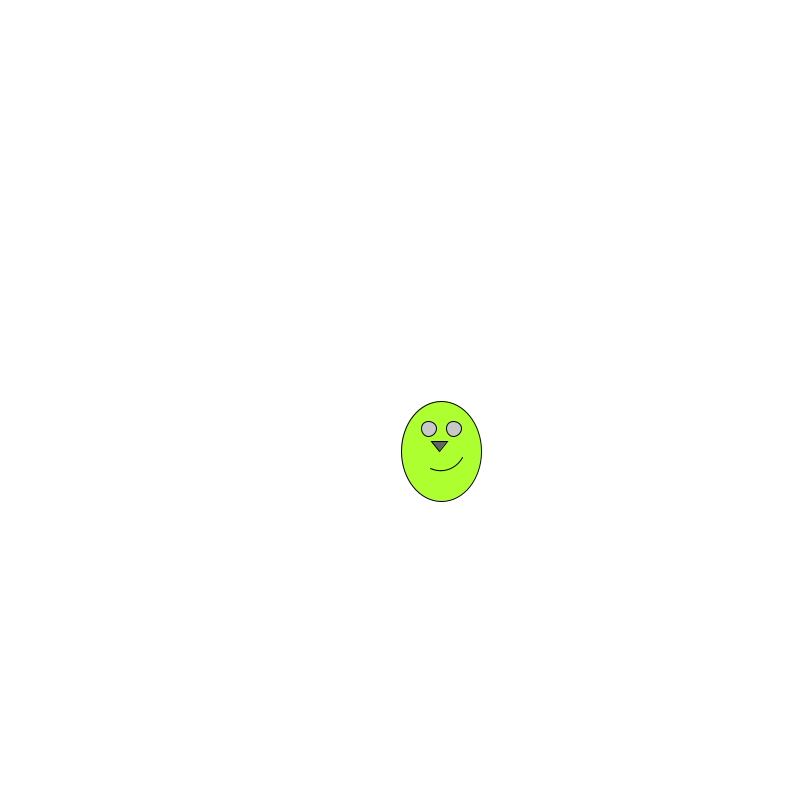
Frame 1 (no input)
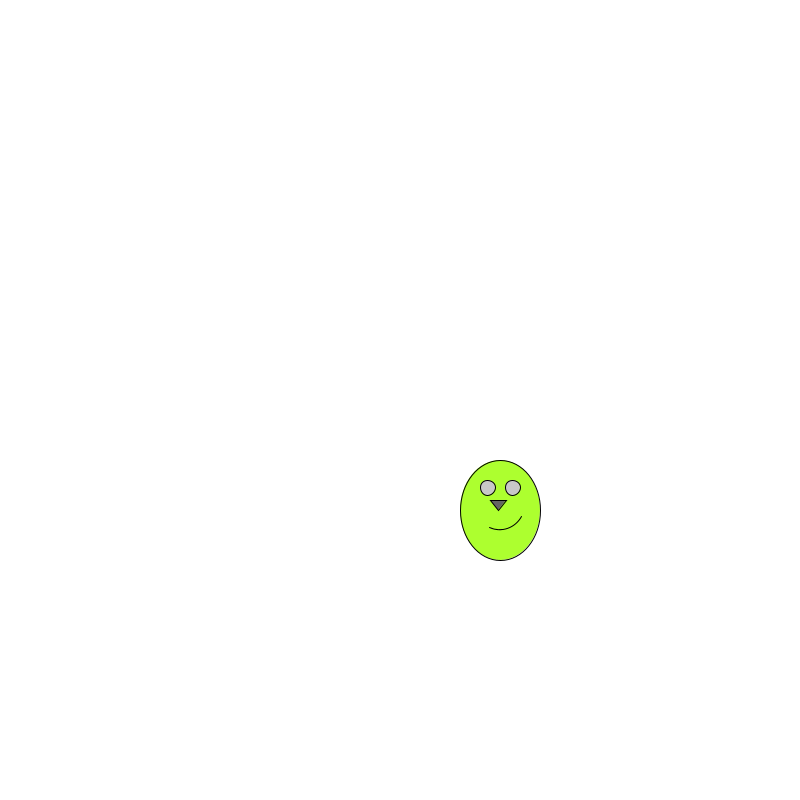
Frame 60 (the mouse pressed at the canvas centre just before this capture)
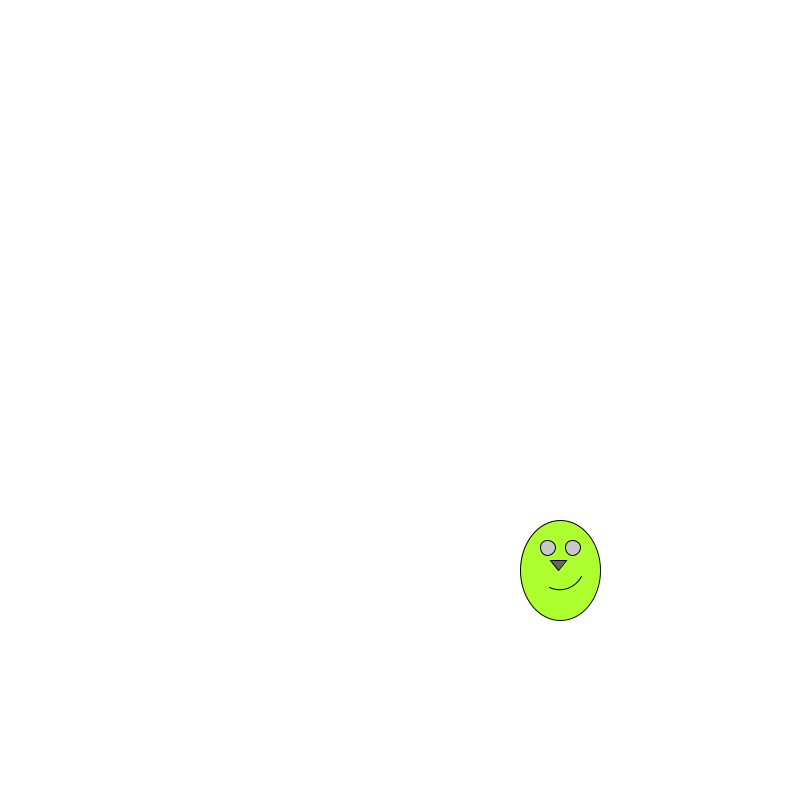
Frame 120 (the mouse held since frame 60 and released just before this capture)

The Processing sketch that drew these frames (run headless with seeded random() and noise(); from frame 60 on, the mouse is pressed at the canvas centre):

// Processing sketch: Avatar
// ── Avatar.pde

int x,y;
int MODE;
void setup(){
         size(800,800);
         MODE = 3;
         x = width/2;
         y = height/2;
}
void draw(){
         background(255);
         x = change(x);
         y = change(y);
         avatar(x,y);
         
}
int change(int value){
  /**
   mode 1: return a random location on the screen.
   mode 2: change value by +1, 0, or -1 randomly
   mode 3: change value by +1 , but if it goes past the end of the screen ,
         wrap back around to the other end of the screen.
  */

  switch(MODE){
   case 1:
     return (int)random(width);
   case 2:
     return value+(int)random(-2,2);
   case 3:
      if (value>=width){
        return 0;
      } return value+1;
   default:
     return width/2;
  }
}
void avatar(int x, int y){
  //your code here
  ellipseMode(CORNER);
  fill(173,255,47);
  ellipse(x,y,80,100);
  fill(200);
  ellipse(x+20,y+20,15,15);
  ellipse(x+45,y+20,15,15);
  noFill();
  arc(x+15, y+20, 50, 50, 0.5, 2);
  fill(100);
  triangle(x+30, y+40, x+38, y+50, x+46, y+40);

} 

void mouseClicked() {
  if (MODE == 3) {
    MODE = 1;
  } else {
    MODE++;
  }
}
